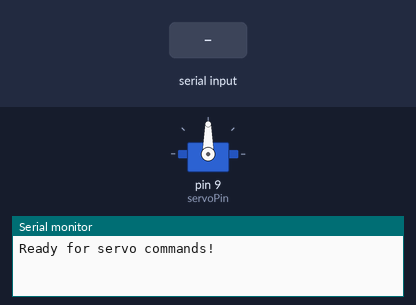
Bench run of a sketch on a simulated Arduino Uno, built with avr-gcc and run on an emulated ATmega328P. Parts: servo, the last lines printed to the serial monitor. Inputs (shaded band) come from the test bench.

Above: at 1.2 s.
1.3 s: "1" received over Serial
At 2.5 s:
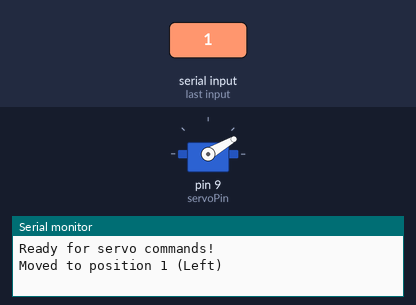
2.8 s: "3" received over Serial
At 3.7 s:
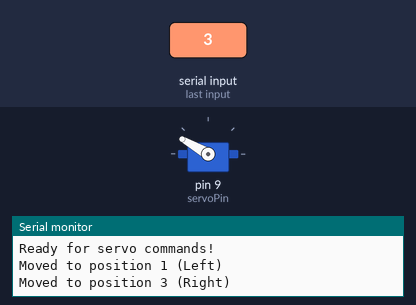
4.3 s: "2" received over Serial
At 4.9 s:
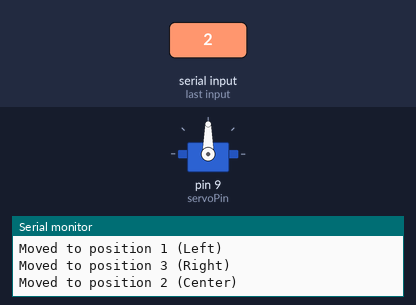
Timing chart, 0 to 7.3 s (numbered marks = the images above; inputs shaded):
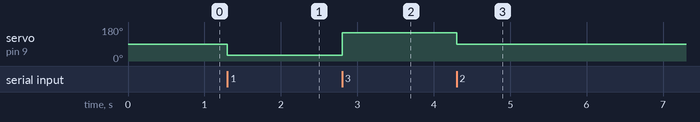

The sketch:

sorter_servo.ino
```cpp
#include <Servo.h>

Servo sorterServo;

int servoPin = 9;  // signal wire to pin 9

void setup() {
  Serial.begin(9600);
  sorterServo.attach(servoPin);
  sorterServo.write(90);  // start centered
  Serial.println("Ready for servo commands!");
}

void loop() {
  if (Serial.available()) {
    char command = Serial.read();

    if (command == '1') {
      sorterServo.write(30);     // move left
      Serial.println("Moved to position 1 (Left)");
    }
    else if (command == '2') {
      sorterServo.write(90);    // center
      Serial.println("Moved to position 2 (Center)");
    }
    else if (command == '3') {
      sorterServo.write(150);   // move right
      Serial.println("Moved to position 3 (Right)");
    }

    delay(1000); // pause briefly before accepting next command
  }
}
```

Measured:
- after the input at 1.3 s, servo on pin 9 (servoPin): 90° → 30° at once
- after the input at 2.8 s, servo on pin 9 (servoPin): 30° → 150° at once
- after the input at 4.3 s, servo on pin 9 (servoPin): 150° → 90° at once
